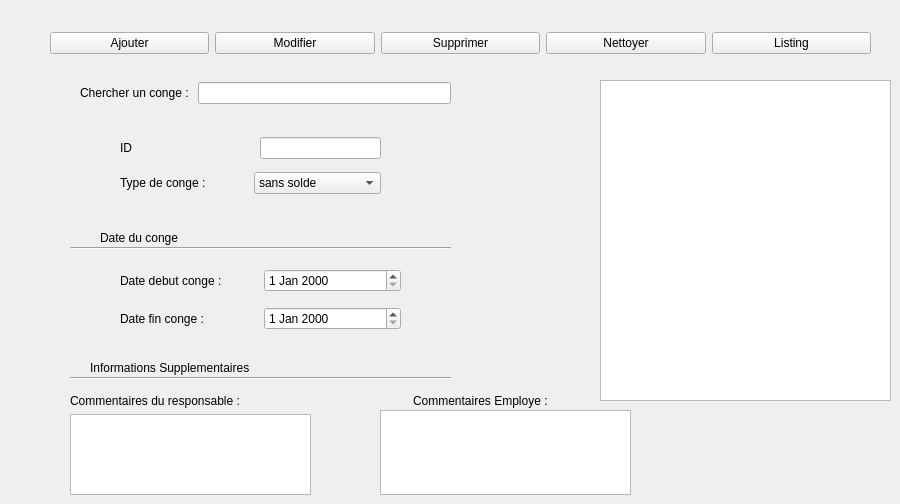
     <widget class="QWidget" name="tab_6">
      <attribute name="title">
       <string>Conges</string>
      </attribute>
      <widget class="QLabel" name="label_dateDeCongeEMP">
       <property name="geometry">
        <rect>
         <x>100</x>
         <y>230</y>
         <width>91</width>
         <height>16</height>
        </rect>
       </property>
       <property name="text">
        <string>Date du conge </string>
       </property>
      </widget>
      <widget class="Line" name="line_3">
       <property name="geometry">
        <rect>
         <x>70</x>
         <y>240</y>
         <width>381</width>
         <height>16</height>
        </rect>
       </property>
       <property name="orientation">
        <enum>Qt::Horizontal</enum>
       </property>
      </widget>
      <widget class="QLabel" name="label_InfoSuppEMP">
       <property name="geometry">
        <rect>
         <x>90</x>
         <y>360</y>
         <width>181</width>
         <height>16</height>
        </rect>
       </property>
       <property name="text">
        <string>Informations Supplementaires</string>
       </property>
      </widget>
      <widget class="QTextEdit" name="textEdit_Responsable">
       <property name="geometry">
        <rect>
         <x>70</x>
         <y>414</y>
         <width>241</width>
         <height>81</height>
        </rect>
       </property>
      </widget>
      <widget class="QTextEdit" name="textEdit_Employe">
       <property name="geometry">
        <rect>
         <x>380</x>
         <y>410</y>
         <width>251</width>
         <height>85</height>
        </rect>
       </property>
      </widget>
      <widget class="Line" name="line_4">
       <property name="geometry">
        <rect>
         <x>70</x>
         <y>370</y>
         <width>381</width>
         <height>16</height>
        </rect>
       </property>
       <property name="orientation">
        <enum>Qt::Horizontal</enum>
       </property>
      </widget>
      <widget class="QTableView" name="tableViewConge">
       <property name="geometry">
        <rect>
         <x>600</x>
         <y>80</y>
         <width>291</width>
         <height>321</height>
        </rect>
       </property>
      </widget>
      <widget class="QWidget" name="layoutWidget">
       <property name="geometry">
        <rect>
         <x>80</x>
         <y>80</y>
         <width>371</width>
         <height>26</height>
        </rect>
       </property>
       <layout class="QHBoxLayout" name="horizontalLayout_47">
        <item>
         <widget class="QLabel" name="label_chercherCongeEMP">
          <property name="text">
           <string>Chercher un conge : </string>
          </property>
         </widget>
        </item>
        <item>
         <widget class="QLineEdit" name="lineEdit_IDCongeEmployeRechercher"/>
        </item>
       </layout>
      </widget>
      <widget class="QWidget" name="layoutWidget">
       <property name="geometry">
        <rect>
         <x>50</x>
         <y>30</y>
         <width>821</width>
         <height>27</height>
        </rect>
       </property>
       <layout class="QHBoxLayout" name="horizontalLayout_48">
        <item>
         <widget class="QPushButton" name="pushButton_AjoutConge">
          <property name="text">
           <string>Ajouter</string>
          </property>
         </widget>
        </item>
        <item>
         <widget class="QPushButton" name="pushButton_ModifierConge">
          <property name="text">
           <string>Modifier</string>
          </property>
         </widget>
        </item>
        <item>
         <widget class="QPushButton" name="pushButton_SupprimerConge">
          <property name="text">
           <string>Supprimer</string>
          </property>
         </widget>
        </item>
        <item>
         <widget class="QPushButton" name="pushButton_NettoyerConge">
          <property name="text">
           <string>Nettoyer</string>
          </property>
         </widget>
        </item>
        <item>
         <widget class="QPushButton" name="pushButton_ListingConge">
          <property name="text">
           <string>Listing</string>
          </property>
         </widget>
        </item>
       </layout>
      </widget>
      <widget class="QWidget" name="layoutWidget">
       <property name="geometry">
        <rect>
         <x>120</x>
         <y>260</y>
         <width>281</width>
         <height>81</height>
        </rect>
       </property>
       <layout class="QVBoxLayout" name="verticalLayout_9">
        <item>
         <layout class="QHBoxLayout" name="horizontalLayout_52">
          <item>
           <widget class="QLabel" name="label_debutCongeEMP">
            <property name="text">
             <string>Date debut conge : </string>
            </property>
           </widget>
          </item>
          <item>
           <widget class="QDateEdit" name="dateEdit_DebutConge"/>
          </item>
         </layout>
        </item>
        <item>
         <layout class="QHBoxLayout" name="horizontalLayout_51">
          <item>
           <widget class="QLabel" name="label_finCongeEMP">
            <property name="text">
             <string>Date fin conge : </string>
            </property>
           </widget>
          </item>
          <item>
           <widget class="QDateEdit" name="dateEdit_FinConge"/>
          </item>
         </layout>
        </item>
       </layout>
      </widget>
      <widget class="QWidget" name="layoutWidget">
       <property name="geometry">
        <rect>
         <x>120</x>
         <y>130</y>
         <width>261</width>
         <height>71</height>
        </rect>
       </property>
       <layout class="QVBoxLayout" name="verticalLayout_10">
        <item>
         <layout class="QHBoxLayout" name="horizontalLayout_50">
          <item>
           <widget class="QLabel" name="label_IDConge">
            <property name="text">
             <string>ID</string>
            </property>
           </widget>
          </item>
          <item>
           <spacer name="horizontalSpacer_13">
            <property name="orientation">
             <enum>Qt::Horizontal</enum>
            </property>
            <property name="sizeHint" stdset="0">
             <size>
              <width>48</width>
              <height>20</height>
             </size>
            </property>
           </spacer>
          </item>
          <item>
           <widget class="QLineEdit" name="lineEdit_IDCongeEmploye"/>
          </item>
         </layout>
        </item>
        <item>
         <layout class="QHBoxLayout" name="horizontalLayout_49">
          <item>
           <widget class="QLabel" name="label_typeCongeEMP">
            <property name="text">
             <string>Type de conge : </string>
            </property>
           </widget>
          </item>
          <item>
           <widget class="QComboBox" name="comboBox_TypeConge">
            <item>
             <property name="text">
              <string>sans solde</string>
             </property>
            </item>
            <item>
             <property name="text">
              <string>payé</string>
             </property>
            </item>
            <item>
             <property name="text">
              <string>annuel</string>
             </property>
            </item>
            <item>
             <property name="text">
              <string>examens</string>
             </property>
            </item>
            <item>
             <property name="text">
              <string>formation</string>
             </property>
            </item>
            <item>
             <property name="text">
              <string>maladie</string>
             </property>
            </item>
            <item>
             <property name="text">
              <string>maternité</string>
             </property>
            </item>
           </widget>
          </item>
         </layout>
        </item>
       </layout>
      </widget>
      <widget class="QWidget" name="layoutWidget">
       <property name="geometry">
        <rect>
         <x>70</x>
         <y>390</y>
         <width>481</width>
         <height>22</height>
        </rect>
       </property>
       <layout class="QHBoxLayout" name="horizontalLayout_53">
        <item>
         <widget class="QLabel" name="label_commentairesResCongeEMP">
          <property name="text">
           <string>Commentaires du responsable : </string>
          </property>
         </widget>
        </item>
        <item>
         <spacer name="horizontalSpacer_14">
          <property name="orientation">
           <enum>Qt::Horizontal</enum>
          </property>
          <property name="sizeHint" stdset="0">
           <size>
            <width>128</width>
            <height>20</height>
           </size>
          </property>
         </spacer>
        </item>
        <item>
         <widget class="QLabel" name="label_CommentaireEmpConge">
          <property name="text">
           <string>Commentaires Employe : </string>
          </property>
         </widget>
        </item>
       </layout>
      </widget>
     </widget>
